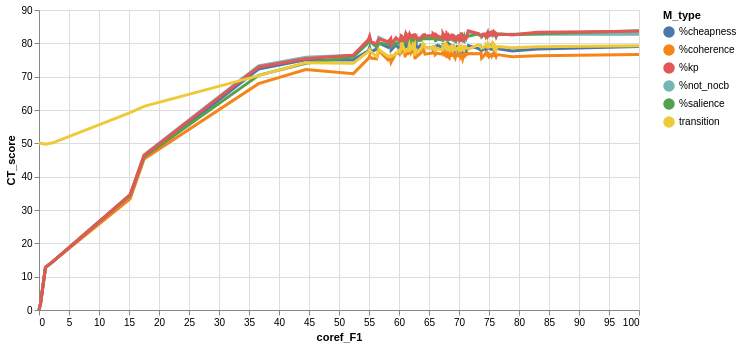

Here is the notebook cell this chart was saved with:
### Code cell
## 3. Plot
import altair as alt
highlight = alt.selection(type='single', on='mouseover',
                          fields=['symbol'], nearest=True)

base = alt.Chart(source).encode(
    x=  alt.X('coref_F1:Q',
        scale=alt.Scale(domain=[0,100])),
    y=  alt.X('CT_score:Q',
        scale=alt.Scale(domain=[0,90])),
    color='M_type:N'
)

points = base.mark_circle().encode(
    opacity=alt.value(0)
).add_selection(
    highlight
).properties(
    width=600
)

lines = base.mark_line().encode(size=alt.condition(~highlight, alt.value(1), alt.value(3)))
points + lines

### Figure 1 — Vega-Lite specification as saved in the notebook (floating-point values rounded to 4 significant figures; data arrays with more than 128 entries replaced by an {"elided": "..."} marker saying what was removed)
{"config": {"view": {"continuousWidth": 400, "continuousHeight": 300}}, "layer": [{"mark": "circle", "encoding": {"color": {"type": "nominal", "field": "M_type"}, "opacity": {"value": 0}, "x": {"type": "quantitative", "field": "coref_F1", "scale": {"domain": [0, 100]}}, "y": {"type": "quantitative", "field": "CT_score", "scale": {"domain": [0, 90]}}}, "selection": {"selector013": {"type": "single", "on": "mouseover", "fields": ["symbol"], "nearest": true}}, "width": 600}, {"mark": "line", "encoding": {"color": {"type": "nominal", "field": "M_type"}, "size": {"condition": {"value": 1, "selection": {"not": "selector013"}}, "value": 3}, "x": {"type": "quantitative", "field": "coref_F1", "scale": {"domain": [0, 100]}}, "y": {"type": "quantitative", "field": "CT_score", "scale": {"domain": [0, 90]}}}}], "data": {"name": "data-e6f5f56b69182504b6de0e9564624af2"}, "$schema": "https://vega.github.io/schema/vega-lite/v4.8.1.json", "datasets": {"data-e6f5f56b69182504b6de0e9564624af2": {"elided": "954 records"}}}
